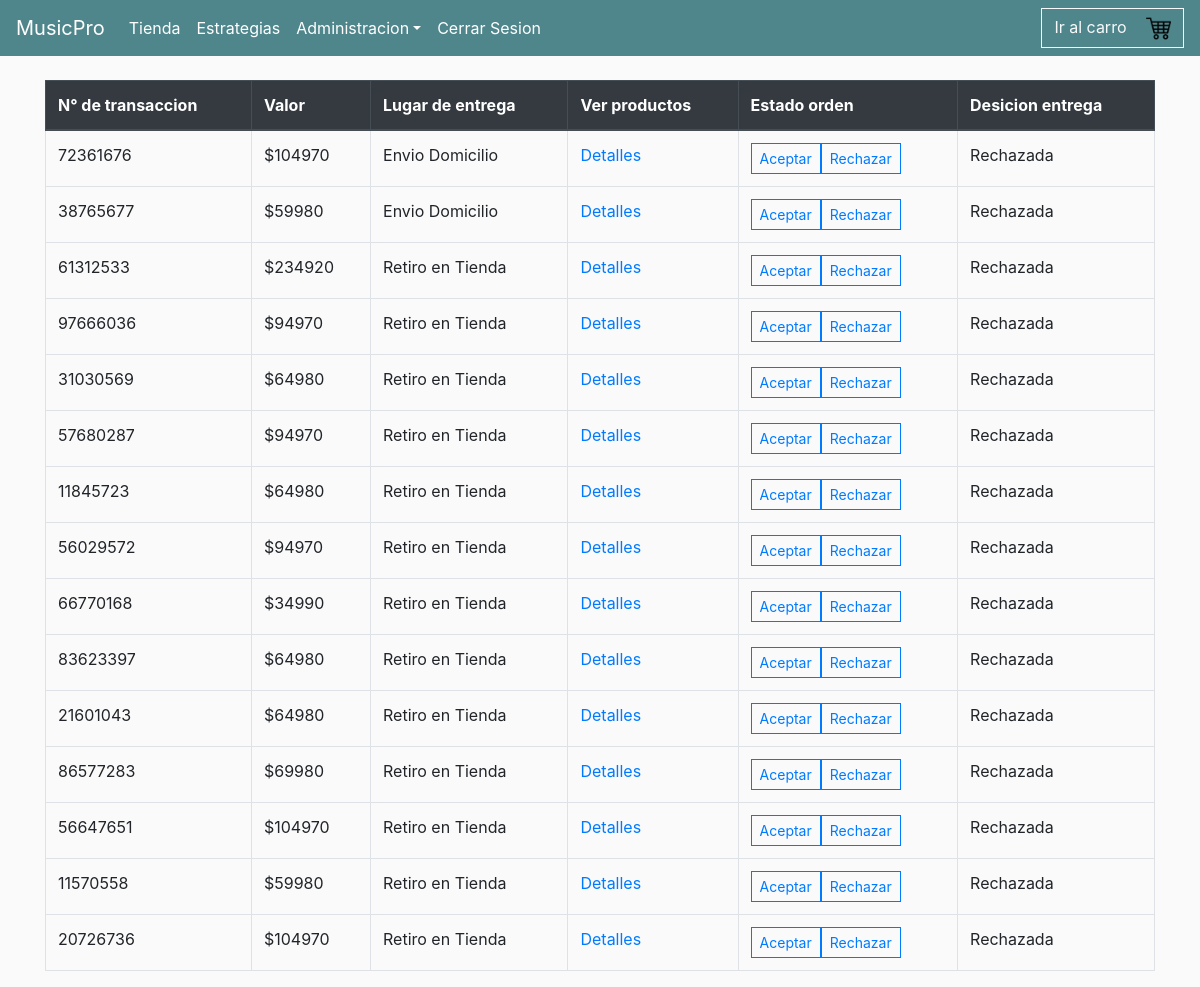
Screenshot of /pedidos/ (signed in) with the database file from the repository.
### TiendaMPRO/models.py (models this page shows, shortened)
class OrdenDeCompra(models.Model):
    customer = models.ForeignKey(Usuario, on_delete=models.SET_NULL, blank=True, null=True)
    complete = models.BooleanField(default=False, null=True, blank=False)
    retiroTienda = models.BooleanField(default=False, null=True, blank=False)
    transaction_id=  models.CharField(max_length=200, null=True)
    pagado = models.BooleanField(default=False, null=True, blank=False)
    transferencia = models.BooleanField(default=False, null=True, blank=False)
    aceptada = models.BooleanField(default=False, null=True, blank=False)
    estado = models.CharField(max_length=200, null=True, blank=True, default="En Bodega")
    @property
    def get_total_descuento(self):
        orderitems = self.productopedido_set.all()
        if (sum ([item.cantidad for item in orderitems])>=4):
            total = sum([item.get_total for item in orderitems])-20000
        else:
            total = sum([item.get_total for item in orderitems])
        return total

class ProductoPedido(models.Model):
    producto = models.ForeignKey(Producto, on_delete=models.SET_NULL, blank=True, null=True)
    orden = models.ForeignKey(OrdenDeCompra, on_delete=models.SET_NULL, blank=True, null=True)
    cantidad = models.IntegerField(default=0, null=True, blank=True)
    fecha_pedido = models.DateTimeField(auto_now_add=True)
    @property
    def get_total(self):
        total = self.producto.precio * self.cantidad
        return total

class Producto(models.Model):
    nom_prod = models.CharField(validators=[MinLengthValidator(3)], max_length=40,verbose_name="Nombre de Producto")
    tipo_prod = models.ForeignKey(TipoProducto, on_delete=models.CASCADE)
    descripcion = models.TextField(max_length=1500,null=True,blank=True)
    precio = models.FloatField(default=0.0)
    imagen = models.ImageField(upload_to="images/producto",null=True,blank=True)

### TiendaMPRO/views.py (the view)
# urls.py: path('pedidos/', views.Pedido, name='pedidos'),
def Pedido(request):
    order = OrdenDeCompra.objects.all()
    context={'order' : order}
    return render(request, 'TiendaMPRO/Pedidos.html',context)

### TiendaMPRO/models.py (called while the page is built)
    def __str__(self):
        return f'{self.nombre}'

    @property
    def is_staff(self):
        return self.usuario_admin

### TiendaMPRO/templates/TiendaMPRO/Pedidos.html (shortened to what this page needs)
{% extends 'TiendaMPRO/main.html' %}
{% load static %}
{% block content %}
<br>
<table class="table table-bordered">
    <thead class="thead-dark">
      <tr>
        <th scope="col">N° de transaccion</th>
        <th scope="col">Valor</th>
        <th scope="col">Lugar de entrega</th>
        <th scope="col">Ver productos</th>
        <th scope="col">Estado orden</th>
        <th scope="col">Desicion entrega</th>
      </tr>
    </thead>
    <tbody>
        {% for ped in order %}
          {% if ped.pagado == True %}
            <tr>
              <td data-label="N° de transaccion">{{ped.transaction_id}}</td>
              <td data-label="Valor">${{ped.get_total_descuento|floatformat:0}}</td>
              {% if ped.retiroTienda == True %}
                <td data-label="Lugar de entrega">Retiro en Tienda</td>
              {% elif ped.retiroTienda == False %}
                <td data-label="Lugar de entrega">Envio Domicilio</td>
              {% endif %}
              <td data-label="Ver Productos"><a class="" href="{% url 'detallePedido' ped.id %}">Detalles</a></td>
              {% if ped.estado == "Al vendedor" %}
                <td data-label="Opciones">
                  <button type="button" class="btn btn-sm btn-outline-primary option-btn" data-product="{{ped.id}}" data-action="aceptar">Aceptar</a>
                  <button type="button" class="btn btn-sm btn-outline-primary option-btn" data-product="{{ped.id}}" data-action="rechazar">Rechazar</a>
                </td>
              {% elif ped.estado == "En Bodega" %}
                <td data-label="Opciones">
                  <button type="button" class="btn btn-sm btn-outline-primary option-btn" data-product="{{ped.id}}" data-action="aceptar">Aceptar</a>
                  <button type="button" class="btn btn-sm btn-outline-primary option-btn" data-product="{{ped.id}}" data-action="rechazar">Rechazar</a>
                </td>
              {% elif ped.estado == "En transito" %}
                <td data-label="Ubicacion">En transito</td>
              {% endif %}
              {% if ped.aceptada == True %}
                <td data-label="Estado">Aceptada</td>
              {% elif ped.aceptada == False %}
              <td data-label="Estado">Rechazada</td>
              {% endif %}
            </tr>
          {% endif %}
        {% endfor %}
  </table>
{% endblock %}

### TiendaMPRO/static/css/main.css (style rules this page uses)
body { background-color: hsl(0, 0%, 98%); }
.btn { border-radius: 0; }

### rows the page displays
OrdenDeCompra: transaction_id "72361676", get_total_descuento "104970", retiroTienda "Envio Domicilio", aceptada "Rechazada"
OrdenDeCompra: transaction_id "38765677", get_total_descuento "59980", retiroTienda "Envio Domicilio", aceptada "Rechazada"
OrdenDeCompra: transaction_id "61312533", get_total_descuento "234920", retiroTienda "Retiro en Tienda", aceptada "Rechazada"
OrdenDeCompra: transaction_id "97666036", get_total_descuento "94970", retiroTienda "Retiro en Tienda", aceptada "Rechazada"
OrdenDeCompra: transaction_id "31030569", get_total_descuento "64980", retiroTienda "Retiro en Tienda", aceptada "Rechazada"
OrdenDeCompra: transaction_id "57680287", get_total_descuento "94970", retiroTienda "Retiro en Tienda", aceptada "Rechazada"
OrdenDeCompra: transaction_id "11845723", get_total_descuento "64980", retiroTienda "Retiro en Tienda", aceptada "Rechazada"
OrdenDeCompra: transaction_id "56029572", get_total_descuento "94970", retiroTienda "Retiro en Tienda", aceptada "Rechazada"
OrdenDeCompra: transaction_id "66770168", get_total_descuento "34990", retiroTienda "Retiro en Tienda", aceptada "Rechazada"
OrdenDeCompra: transaction_id "83623397", get_total_descuento "64980", retiroTienda "Retiro en Tienda", aceptada "Rechazada"
OrdenDeCompra: transaction_id "21601043", get_total_descuento "64980", retiroTienda "Retiro en Tienda", aceptada "Rechazada"
OrdenDeCompra: transaction_id "86577283", get_total_descuento "69980", retiroTienda "Retiro en Tienda", aceptada "Rechazada"
OrdenDeCompra: transaction_id "56647651", get_total_descuento "104970", retiroTienda "Retiro en Tienda", aceptada "Rechazada"
OrdenDeCompra: transaction_id "11570558", get_total_descuento "59980", retiroTienda "Retiro en Tienda", aceptada "Rechazada"
OrdenDeCompra: transaction_id "20726736", get_total_descuento "104970", retiroTienda "Retiro en Tienda", aceptada "Rechazada"
